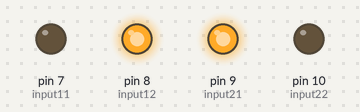
This sketch was run on a simulated Arduino Uno, built with avr-gcc and run on an emulated ATmega328P. Shown: output pins drawn as LEDs (lit = HIGH).

Above: at 1.5 s.
At 6.5 s:
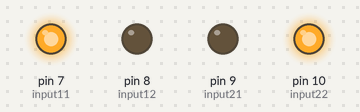
At 9.0 s:
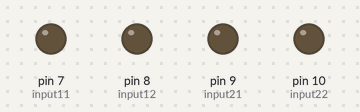
Timing chart, 0 to 13.0 s (numbered marks = the images above):
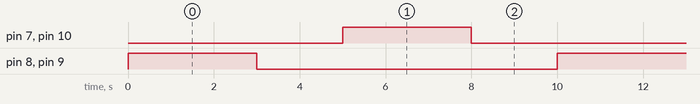

Measured:
- by itself, pin 7 (input11), pin 8 (input12), pin 9 (input21), pin 10 (input22): alternates HIGH for 3.0 s and LOW for 7.0 s
- by itself, everything shown: repeats every 10.0 s, in 4 steps

The sketch:

Activity_1.3.ino
```cpp
// Define input pins for Motor 1
const int input11 = 7;
const int input12 = 8;

// Define input pins for Motor 2
const int input21 = 9;
const int input22 = 10;

void setup()
{
  // Set pins 7, 8, 9, and 10 as output pins
  pinMode(input11, OUTPUT);
  pinMode(input12, OUTPUT);
  pinMode(input21, OUTPUT);
  pinMode(input22, OUTPUT);
}

void loop()
{
  // —-------------- Turn LEFT —--------------

  // To turn left, we make the left motor (Motor 1) rotate backward (anti- clockwise)
  // and the right motor (Motor 2) rotates forward (clockwise).
  // Motor 1 (left) anti-clockwise => input11 = LOW, input12 = HIGH

  digitalWrite(input11, LOW);
  digitalWrite(input12, HIGH);
  // Motor 2 (right) clockwise => input21 = HIGH, input22 = LOW
  digitalWrite(input21, HIGH);
  digitalWrite(input22, LOW);
  // Run both motors for 3 seconds

  delay(3000);
  // Stop both motors by setting all inputs LOW

  digitalWrite(input11, LOW);
  digitalWrite(input12, LOW);
  digitalWrite(input21, LOW);
  digitalWrite(input22, LOW);
  // Wait for 2 seconds while motors are stopped
  delay(2000);

  // —-------------- Turn RIGHT —--------------

  // To turn right, we make the left motor (Motor 1) rotate forward (clockwise)
  // and the right motor (Motor 2) rotates backward (anti-clockwise).
  // Motor 1 (left) clockwise => input11 = HIGH, input12 = LOW

  digitalWrite(input11, HIGH);
  digitalWrite(input12, LOW);
  // Motor 2 (right) anti-clockwise => input21 = LOW, input22 = HIGH
  digitalWrite(input21, LOW);
  digitalWrite(input22, HIGH);
  // Run both motors for 3 seconds

  delay(3000);
  // Stop both motors by setting all inputs LOW

  digitalWrite(input11, LOW);
  digitalWrite(input12, LOW);
  digitalWrite(input21, LOW);
  digitalWrite(input22, LOW);
  delay(2000);
}
```
